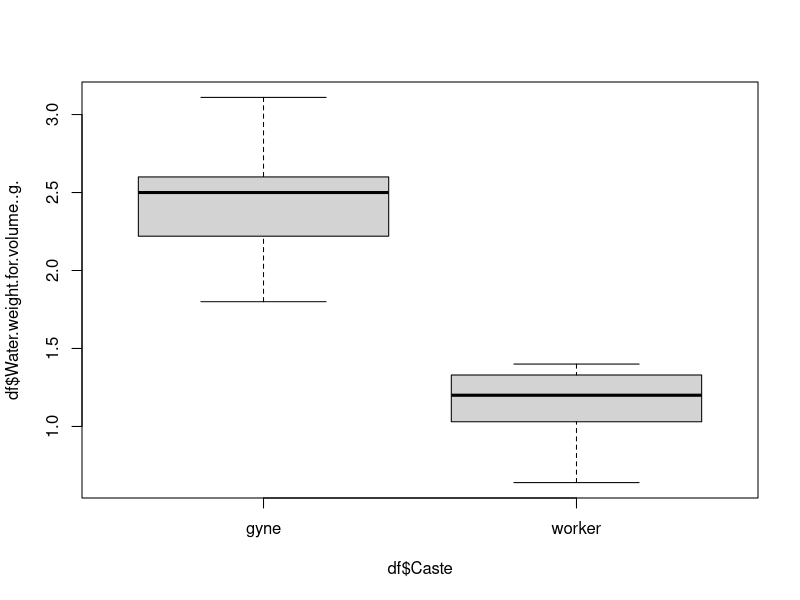

The R source for this figure:
# Project: Pollen columns and a wax canopy in a first nest description of Bombus (Cullumanobombus) morrisoni (Apidae)
# R code for simple analysis of cocoon volumes from expired B. morrisoni nest
# R version 4.1.3 (2022-03-10) -- "One Push-Up"

# load library
library(dplyr)

# data
df <- read.csv("morrisoni_cells_v2.csv", header = TRUE)
attach(df)

# test
t.test(df$Water.weight.for.volume..g.~df$Caste, var.equal = TRUE) # t = 17.247, df = 38.809, p-value < 2.2e-16
var.test(df$Water.weight.for.volume..g.~df$Caste) # t = 17.247, df = 38.809, p-value < 2.2e-16

# visualization
boxplot(df$Water.weight.for.volume..g.~df$Caste)

# data summaries
mtcars %>%
  group_by(cyl) %>%
  summarise(mean = mean(disp), n = n())

df %>%
  group_by(Caste) %>%
  dplyr::summarise(mean = mean(Water.weight.for.volume..g.), n = n(), sd = sd(Water.weight.for.volume..g.),
                   max.v = max(Water.weight.for.volume..g.), min.v = min(Water.weight.for.volume..g.),
                   median = median(Water.weight.for.volume..g.), se = sd(Water.weight.for.volume..g.)/sqrt(n()))
